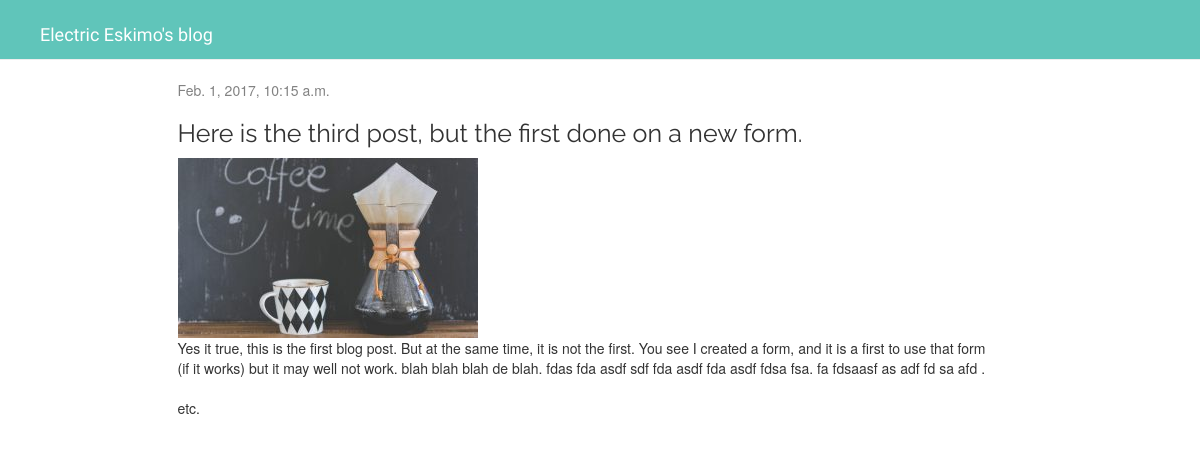
Screenshot of /post/7/ with the database file from the repository.
### blog/models.py (models this page shows, shortened)
class Post(models.Model):
    author = models.ForeignKey('auth.User')
    title = models.CharField(max_length=200)
    text = models.TextField()
    image = models.ImageField(upload_to="static/blog/images/", blank=True)
    created_date = models.DateTimeField(
            default=timezone.now)
    published_date = models.DateTimeField(
            blank=True, null=True)

### blog/views.py (the view)
# urls.py: url(r'^post/(?P<pk>\d+)/$', views.post_detail, name='post_detail'),
def post_detail(request, pk):
    post = get_object_or_404(Post, pk=pk)
    return render(request, 'blog/post_detail.html', {'post': post})

### blog/templates/blog/post_detail.html (shortened to what this page needs)
{% extends 'blog/base.html' %}
{% block content %}
    <div class="single-post">
        {% if post.published_date %}
            <div class="date">
                {{ post.published_date }}
            </div>
        {% endif %}
        <h1 class='detail-title'>{{ post.title }}</h1>
        <img src="../../{{post.image }}">
        <p>{{ post.text|linebreaksbr }}</p>
    </div>
{% endblock %}

### blog/static/css/blog.css (style rules this page uses)
body { padding-left: 15px; }
h1, h2, h4 { font-family: 'Special Elite', cursive; font-weight:normal; }
.date { color: #828282; font-size: 10 px; }
.detail-title { font-family: 'Raleway', sans-serif; font-size: 25px; }

### rows the page displays
Post: published_date "Feb. 1, 2017, 10:15 a.m.", title "Here is the third post, but the first done on a new form.", image (picture), text "Yes it true, this is the first blog post. But at the same time, it is not the first. You see I created a form, and it is a first to use that form (if it works) but it may well not work. blah blah blah de blah. fdas fda asdf sdf fda asdf fda asdf fdsa fsa. fa fdsaasf as adf fd sa afd . etc."
